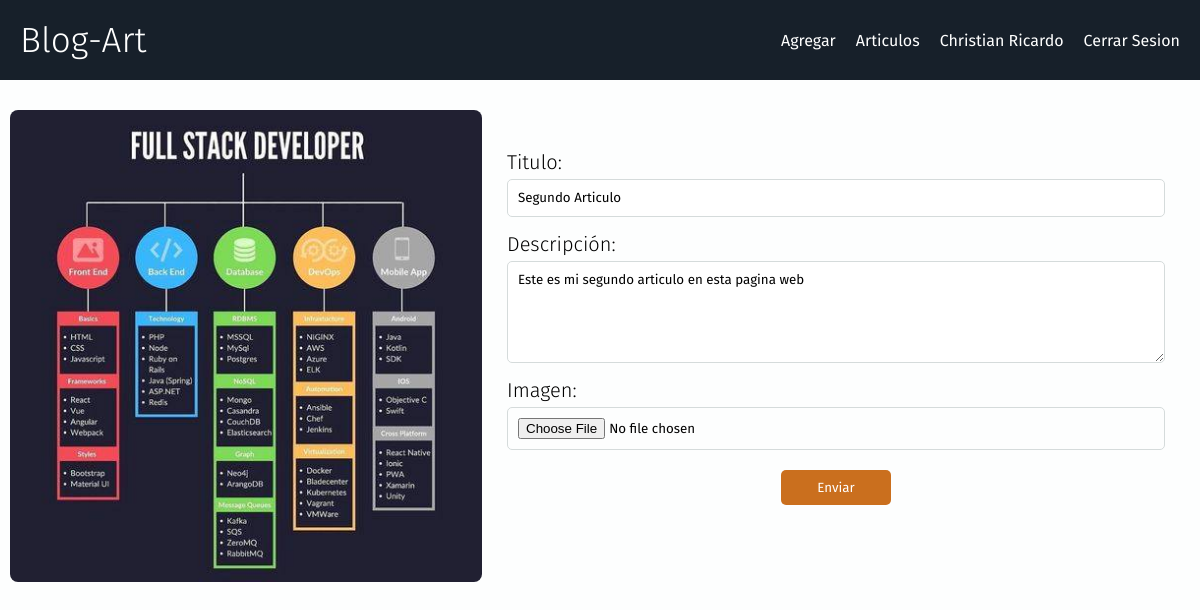
The app's page /editar.php?id=2 (signed in) with its own data.
### tables this page shows
CREATE TABLE `articulos` (
  `id` int(11) NOT NULL,
  `title` varchar(500) NOT NULL,
  `description` varchar(1000) NOT NULL,
  `date` varchar(50) DEFAULT NULL,
  `hour` varchar(50) DEFAULT NULL,
  `url` varchar(500) DEFAULT NULL
);

### views/editar.view.php (the view, shortened to what this page needs)
<!DOCTYPE html>
<html lang="en">
<head>
	<link rel="stylesheet" href="./public/css/index.css?v=<?php echo time();?>">
	<link rel="stylesheet" href="./public/css/editar.css?v=<?php echo time();?>">
	<link rel="stylesheet" href="./public/css/navbar.css?v=<?php echo time();?>">
</head>
<body>
	<?php require "./views/components/navbar.php" ?>
	<form class="card-articulo" enctype="multipart/form-data" action="<?php echo htmlspecialchars($_SERVER['PHP_SELF']);?>" method="POST">
		<div class="img-article">
			<img src="<?php echo $result['url'];?>" alt="">
		</div>
		<div class="data-edit">
			<label for="title">Titulo:</label>
			<input class="form-control" name="title" type="text" value="<?php echo $result['title']; ?>">
			<label for="title">Descripción:</label>
			<textarea class="form-control" name="description" rows="5" type="text"><?php echo $result['description']; ?></textarea>
			<label for="title">Imagen:</label>
			<input class="form-control" name="image" type="file">
			<input type="submit" class="btn" value="Enviar">
		</div>
	</form>
</body>
</html>

### public/css/index.css (style rules this page uses)
body,html { padding: 0; margin: 0; }
* { box-sizing: border-box; font-family: 'Fira Sans', sans-serif; }

### public/css/editar.css (style rules this page uses)
body,html { margin: 0; padding: 0; direction: flex; flex-direction: column; }
body { display: flex; justify-content: center; align-items: center; background-color: #FDFEFE; }
.card-articulo { display: flex; width: 100%; padding: 10px; margin-top: 20px; }
.img-article { width: 40%; height: 100%; }
.img-article img { width: 100%; height: 100%; border-radius: 8px; }
.data-edit { width: 60%; padding: 25px; display: flex; flex-direction: column; }
label { font-size: 20px; font-weight: 300; margin: 15px 0 5px 0; }
.form-control { border-radius: 5px; border: 1px solid #D5DBDB; padding: 10px; outline: none; }
.btn { height: 35px; width: 110px; align-self: center; margin-top: 20px; border: none; border-radius: 5px; background-color: #CA6F1E; color: white; cursor: pointer; }

### records on screen
articulos: url (picture), title "Segundo Articulo", description "Este es mi segundo articulo en esta pagina web"

### other values on screen
$_SESSION['user']['user'] "Christian Ricardo"
